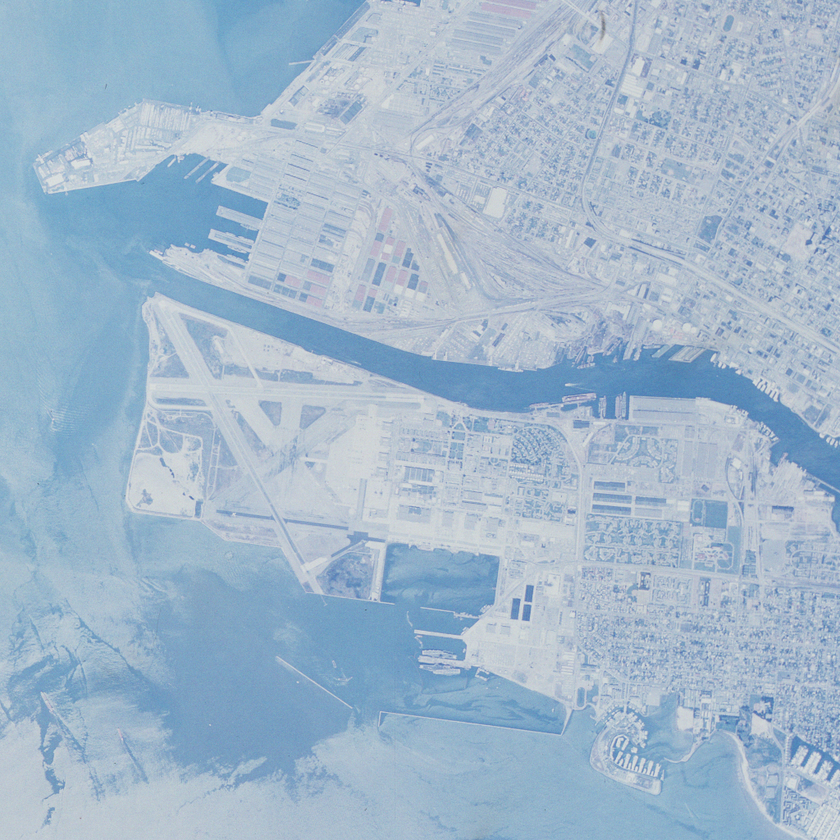
#> input picture MT1/q1_image.png, 840 x 840 px, shrunk from 1024 x 1024 before the run, found by its file name
$ jupyter execute MT1_Q1.ipynb   (shell and % lines are left out)
#> lines starting #> are read from the running program, lines starting #| are printed output that depends on the picture
<a href="https://colab.research.google.com/github/Bbuyukyilmaz/ELE492---Image-Processing-Homeworks/blob/main/MT1/Q1/MT1_Q1.ipynb" target="_parent"></a>

[cell 1]
import numpy as np
import cv2 as cv
from matplotlib import pyplot as plt

# read image
img = cv.imread('/content/ELE492---Image-Processing-Homeworks/MT1/q1_image.png')
#> img is the input picture: shape (840, 840, 3); mean B, G, R 203.5, 183.6, 161.3

# convert to RGB color-space
rgb_img = cv.cvtColor(img, cv.COLOR_BGR2RGB)

# convert from RGB color-space to YCrCb
ycrcb_img = cv.cvtColor(rgb_img, cv.COLOR_BGR2YCrCb)
#> ycrcb_img: shape (840, 840, 3); mean of channels 0, 1, 2 187, 139.8, 113.5

# equalize the histogram of the Y channel
ycrcb_img[:, :, 0] = cv.equalizeHist(ycrcb_img[:, :, 0])
#> ycrcb_img: shape (840, 840, 3); mean of channels 0, 1, 2 130, 139.8, 113.5

# convert back to RGB color-space from YCrCb
equalized_img = cv.cvtColor(ycrcb_img, cv.COLOR_YCrCb2BGR)
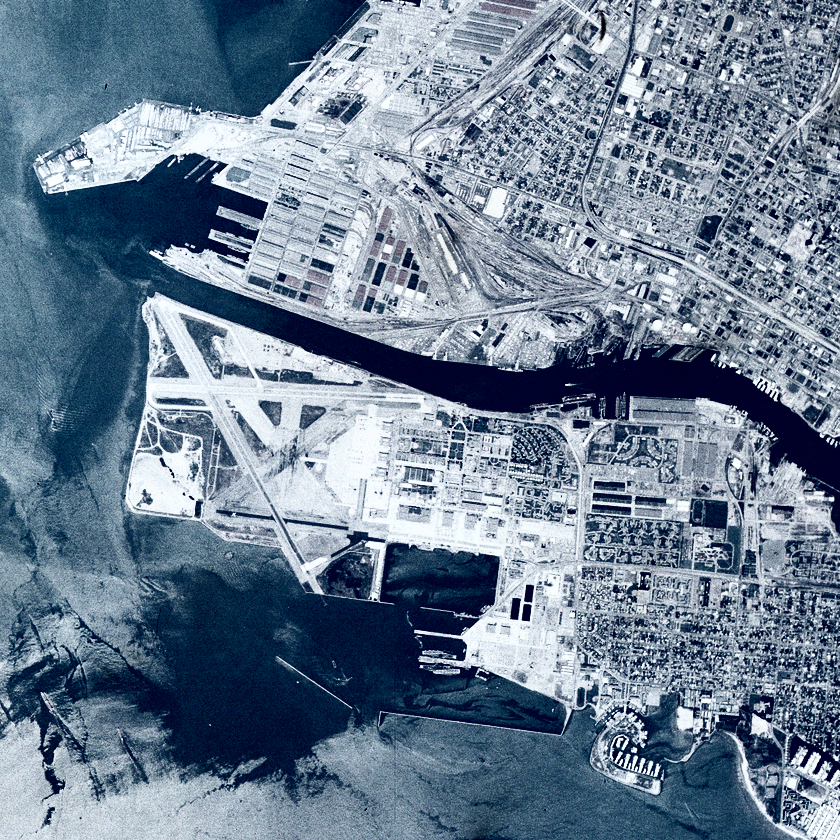
#> equalized_img: shape (840, 840, 3); mean R, G, B 108.2, 126.7, 146.5

# display original image and equalized image
fig, ax = plt.subplots(1, 2)
ax[0].imshow(rgb_img)
ax[0].set_title("Original Image")
ax[1].imshow(equalized_img)
ax[1].set_title("Equalized Image")
plt.show()
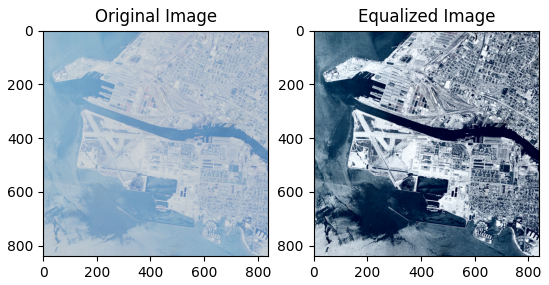
#> figure drawn by matplotlib, 2 panels

$ run again, with MT1/q3_image.png copied over MT1/q1_image.png
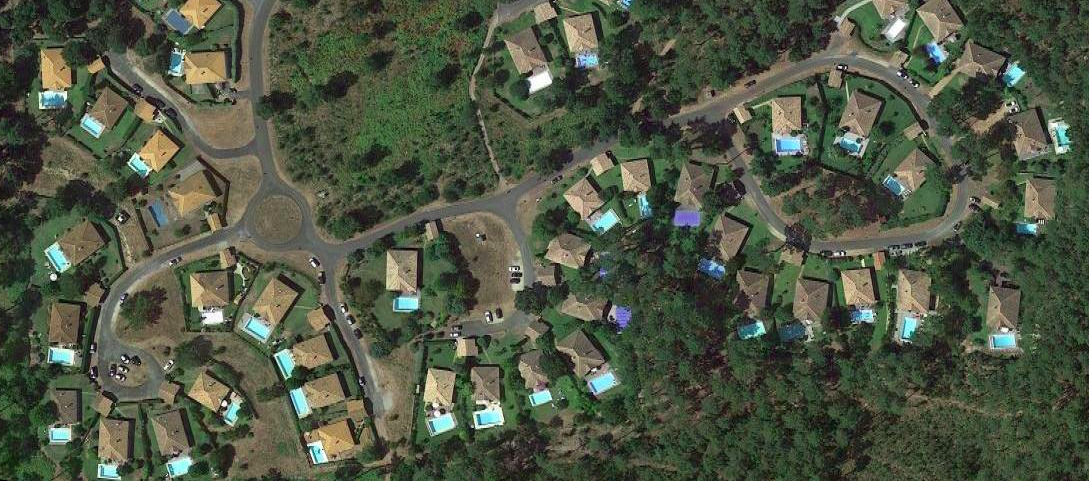
#> input picture MT1/q3_image.png, 1089 x 481 px, found by its file name
#> img is the input picture: shape (481, 1089, 3); mean B, G, R 67.3, 85.9, 78.5
#> `equalized_img = cv.cvtColor(ycrcb_img, cv.COLOR_YCrCb2BGR)`:
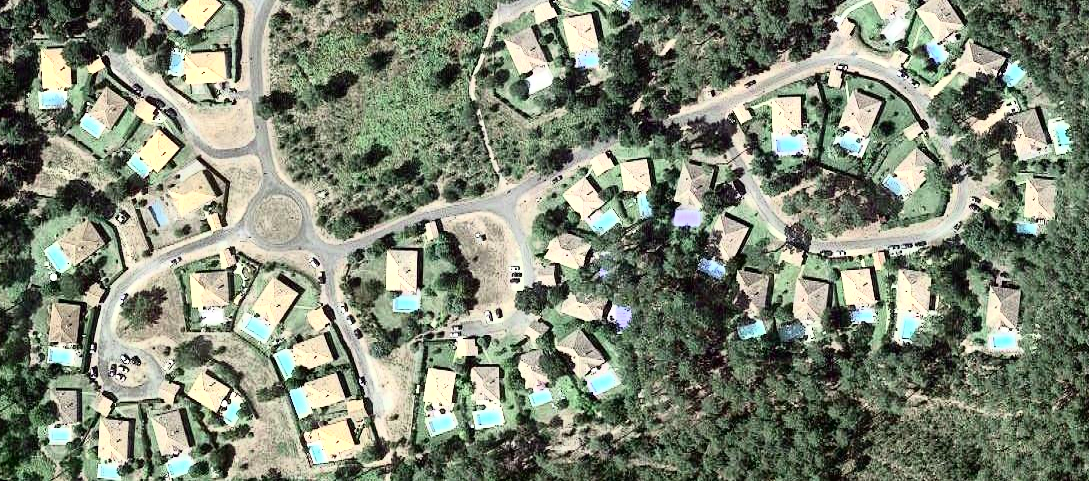
#> equalized_img: shape (481, 1089, 3); mean R, G, B 127, 134.9, 116.3
#> `plt.show()`:
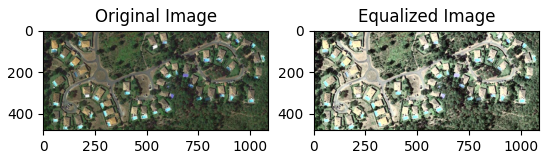
#> figure drawn by matplotlib, 2 panels

$ run again, with MT1/q2_image.jpg saved as MT1/q1_image.png
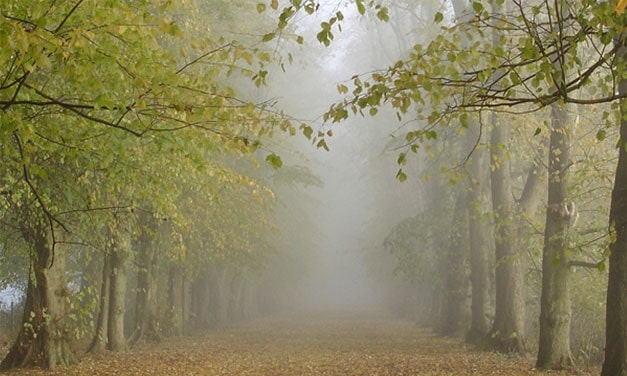
#> input picture MT1/q2_image.jpg, 627 x 376 px, found by its file name
#> img is the input picture: shape (376, 627, 3); mean B, G, R 96.6, 131.9, 137.9
#> `equalized_img = cv.cvtColor(ycrcb_img, cv.COLOR_YCrCb2BGR)`:
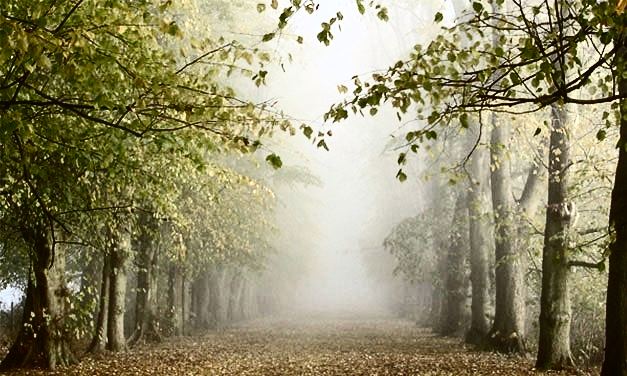
#> equalized_img: shape (376, 627, 3); mean R, G, B 144.5, 138.5, 105.1
#> `plt.show()`:
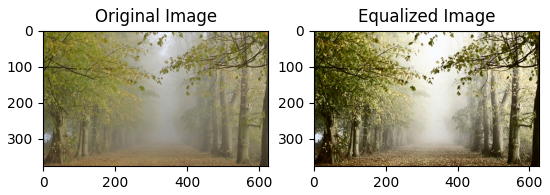
#> figure drawn by matplotlib, 2 panels
